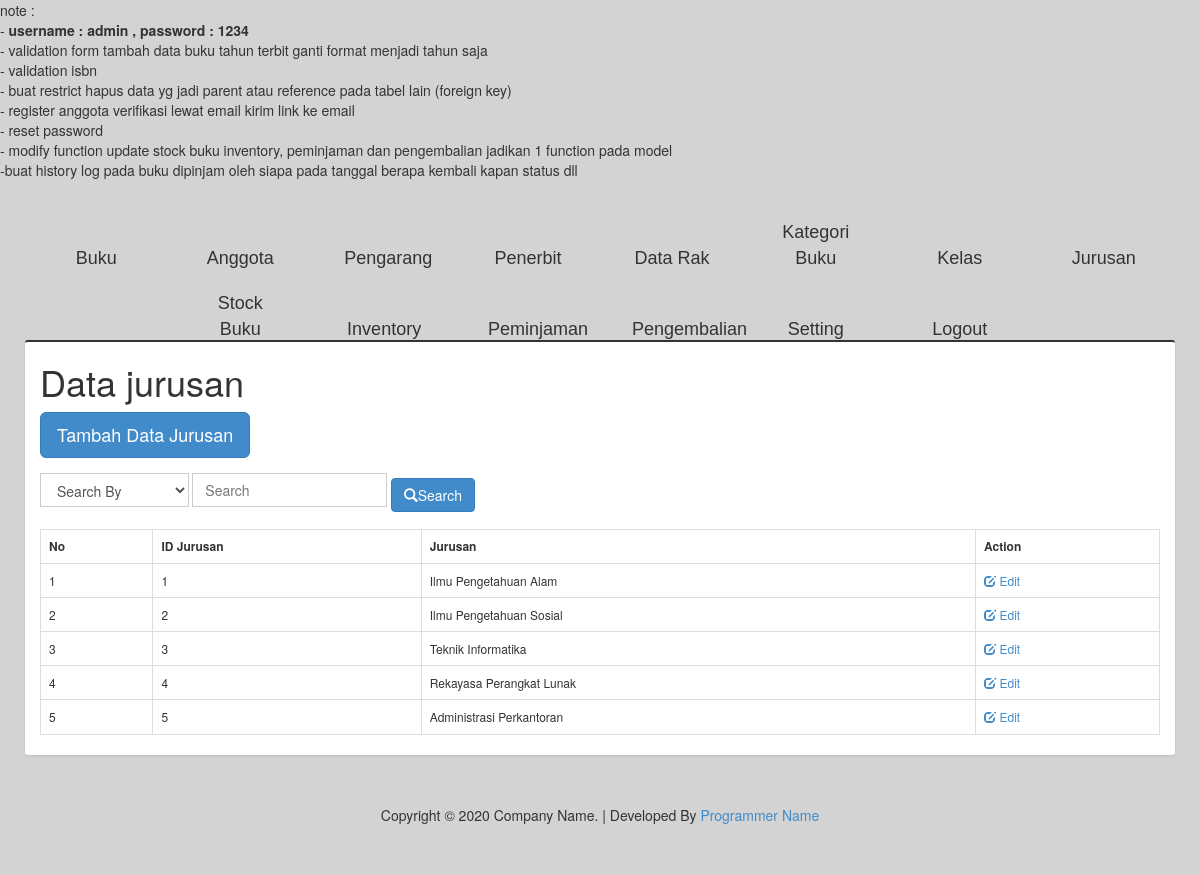
Screenshot of /index.php/data_jurusan with the database file from the repository.
### tables this page shows
CREATE TABLE `data_jurusan` (
  `id_jurusan` int(11) NOT NULL,
  `jurusan` varchar(100) DEFAULT NULL
);

### application/controllers/Data_jurusan.php (called while the page is built, shortened)
<?php
class Data_jurusan extends CI_Controller {
	public function __construct(){
		$this->load->model('model_jurusan');
		$this->load->library('form_validation');
	}
	public function index(){
		$data = [];
		$data['title'] 			= 'Data jurusan';
		$data['header'] 		= $this->load->view('headers/head', '', TRUE);
		$data['navigation'] 	= $this->load->view('headers/navigation', '', TRUE);
		$data['jurusan'] 		= $this->model_jurusan->view_data_jurusan();
		$data['content'] 		= $this->load->view('contents/view_data_jurusan', $data, TRUE);
		$data['footer']			= $this->load->view('footers/footer', '', TRUE);
		$this->load->view('main', $data);
	}
}

### index.php (called while the page is built, shortened)
<?php
require_once BASEPATH.'core/CodeIgniter.php';

### application/models/Model_jurusan.php (called while the page is built, shortened)
<?php
class Model_jurusan extends CI_Model {
	public function view_data_jurusan(){
		$sql = "SELECT * FROM data_jurusan";
		$query = $this->db->query($sql);
		return $query->result();
	}
}

### application/views/contents/view_data_jurusan.php (the view, shortened to what this page needs)
<div class="container box">
	<div class="row">
		<div class="col-lg-6">
			<h1><?php echo $title; ?></h1>
		</div>
	</div>
	<div class="row">
		<div class="col-lg-12">
			<a href="<?php echo base_url('data_jurusan/tambah_data_jurusan'); ?>" class="btn btn-primary btn-lg">Tambah Data Jurusan</a>
		</div>
	</div>
	<div class="row">
	</div>
	<div class="row">
		<div class="col-lg-12">
		<?=form_open(base_url() . 'cemployee/search'); ?>
		<div class="form-inline">
			<div class="form-group">
				<select name="selCategory" class="form-control">
					<option value="0">Search By</option>
				</select>
				<input type="text" class="form-control" name="txtSearch" placeholder="Search">
				<button type="submit" name="btnSearch" class="btn btn-primary"><i class="glyphicon glyphicon-search"></i>Search</button>
			</div>
		</div>
		<?=form_close(); ?>
		</div>
	</div>
	<br>
	<div class="row">
		<div class="col-lg-12">
		<table class="table table-bordered">
		<tr>
			<th>No</th>
			<th>ID Jurusan</th>
			<th>Jurusan</th>
			<th>Action</th>
		</tr>
		<?php
		$no = 1;
		foreach ($jurusan as $value): ?>
		<tr>
			<td><?php echo $no; ?></td>
			<td><?php echo $value->id_jurusan; ?></td>
			<td><?php echo $value->jurusan; ?></td>
			<td><a href="<?php echo base_url('data_jurusan/edit_data_jurusan/' . $value->id_jurusan); ?>"><span class="glyphicon glyphicon-edit"></span> Edit</a></td>
		</tr>
		<?php $no++; ?>
		<?php endforeach ?>
	</table>
	</div>
	</div>
</div>

### assets/css/style.css (style rules this page uses)
body { background-color: #d3d3d3;\ font-size: 10px; }
.form-control { -webkit-border-radius: 0px !important; -moz-border-radius: 0px !important; border-radius: 0px !important; box-shadow: none; }
.box { position: relative; background: #ffffff; border-top: 2px solid #333; margin-bottom: 20px; -webkit-border-radius: 3px; -moz-border-radius: 3px; border-radius: 3px; width: 100%; box-shadow: 0px 1px 3px rgba(0, 0, 0, 0.1); }

### application/views/main.php (style rules this page uses)
.box { font-size: 12px; }
button { margin-top: 10px!important; }

### rows the page displays
data_jurusan: id_jurusan "1", jurusan "Ilmu Pengetahuan Alam"
data_jurusan: id_jurusan "2", jurusan "Ilmu Pengetahuan Sosial"
data_jurusan: id_jurusan "3", jurusan "Teknik Informatika"
data_jurusan: id_jurusan "4", jurusan "Rekayasa Perangkat Lunak"
data_jurusan: id_jurusan "5", jurusan "Administrasi Perkantoran"

### other values shown
$title "Data jurusan"
